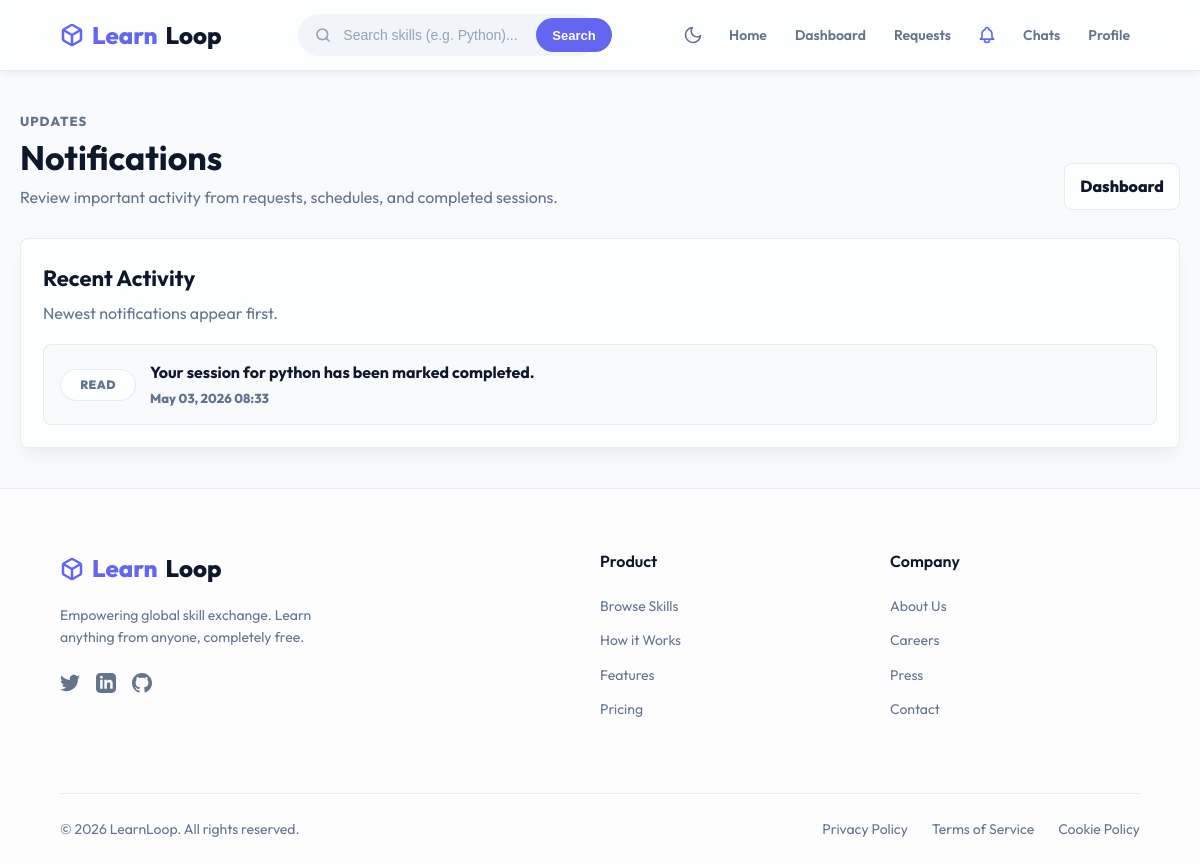
The page /notifications/ (signed in) on the database its author committed.
### core/models.py (models this page shows, shortened)
class Notification(models.Model):
    user = models.ForeignKey(User, on_delete=models.CASCADE, related_name='notifications')
    message = models.TextField()
    is_read = models.BooleanField(default=False)
    created_at = models.DateTimeField(auto_now_add=True)
    class Meta:
        ordering = ['-created_at']

### core/views.py (the view)
# urls.py: path('notifications/', views.notifications_view, name='notifications'),
@login_required
def notifications_view(request):
    notifications = Notification.objects.filter(user=request.user).order_by('-created_at')
    unread_notifications_count = notifications.filter(is_read=False).count()
    read_notifications_count = notifications.filter(is_read=True).count()
    return render(request, 'notifications.html', {
        'notifications': notifications,
        'unread_notifications_count': unread_notifications_count,
        'read_notifications_count': read_notifications_count,
    })

### core/context_processors.py (called while the page is built)
def unread_notifications(request):
    if not request.user.is_authenticated:
        return {
            'navbar_unread_notifications_count': 0,
            'navbar_unread_messages_count': 0,
        }
    return {
        'navbar_unread_notifications_count': Notification.objects.filter(
            user=request.user,
            is_read=False,
        ).count(),
        'navbar_unread_messages_count': Message.objects.filter(
            receiver=request.user,
            is_read=False,
        ).count(),
    }

### core/templates/notifications.html (shortened to what this page needs)
{% extends 'base.html' %}
{% load static %}
{% block extra_css %}
<link rel="stylesheet" href="{% static 'core/css/notifications.css' %}">
{% endblock %}
{% block content %}
<div class="notifications-page">
    <header class="notifications-header">
        <div>
            <p class="eyebrow">Updates</p>
            <h1>Notifications</h1>
            <p>Review important activity from requests, schedules, and completed sessions.</p>
        </div>
        <div class="header-actions">
            <a href="/dashboard/" class="secondary-link">Dashboard</a>
        </div>
    </header>
    <section class="notifications-panel">
        <div class="panel-heading">
            <div>
                <h2>Recent Activity</h2>
                <p>Newest notifications appear first{% if unread_notifications_count %}. {{ unread_notifications_count }} unread{% endif %}.</p>
            </div>
        </div>
        <div class="notification-list">
            {% for notification in notifications %}
            <article class="notification-card {% if not notification.is_read %}unread{% endif %}">
                <div class="notification-marker">
                    {% if notification.is_read %}Read{% else %}New{% endif %}
                </div>
                <div class="notification-content">
                    <h3>{{ notification.message }}</h3>
                    <p>{{ notification.created_at|date:"M d, Y H:i" }}</p>
                </div>
            </article>
            {% empty %}
            <div class="empty-state">
                <h3>No notifications yet</h3>
                <p>When something important happens, it will appear here.</p>
            </div>
            {% endfor %}
        </div>
    </section>
</div>
{% endblock %}

### core/static/core/css/base.css (style rules this page uses)
:root { --primary: #6366f1; --primary-hover: #4f46e5; --bg-color: #f8fafc; --text-main: #0f172a; --text-muted: #64748b; --border-color: rgba(226, 232, 240, 0.8); --card-bg: rgba(255, 255, 255, 0.7); --nav-bg: rgba(255, 255, 255, 0.75); --radius-md: 12px; --radius-lg: 20px; --shadow-sm: 0 4px 6px -1px rgba(0, 0, 0, 0.05); --shadow-md: 0 10px 15px -3px rgba(0, 0, 0, 0.05), 0 4px 6px -2px rgba(0, 0, 0, 0.025); --shadow-lg: 0 20px 25px -5px rgba(0, 0, 0, 0.1), 0 10px 10px -5px rgba(0, 0, 0, 0.04); }
* { box-sizing: border-box; margin: 0; padding: 0; }
body { font-family: 'Outfit', 'Inter', -apple-system, BlinkMacSystemFont, 'Segoe UI', Roboto, Helvetica, Arial, sans-serif; background-color: var(--bg-color); color: var(--text-main); line-height: 1.6; min-height: 100vh; display: flex; flex-direction: column; }

### core/static/core/css/notifications.css (style rules this page uses)
.notifications-page { display: flex; flex-direction: column; gap: 28px; animation: notificationsFadeUp 0.35s ease-out both; }
.notifications-header { display: flex; justify-content: space-between; align-items: flex-end; gap: 24px; }
.eyebrow { color: var(--primary); font-size: 13px; font-weight: 800; letter-spacing: 0.08em; text-transform: uppercase; margin-bottom: 6px; }
.notifications-header h1 { color: var(--text-main); font-size: 34px; line-height: 1.15; margin-bottom: 8px; }
.notifications-header p { color: var(--text-muted); max-width: 680px; }
.header-actions { display: flex; gap: 10px; align-items: center; flex-wrap: wrap; justify-content: flex-end; }
.secondary-link, .primary-action { min-height: 42px; display: inline-flex; align-items: center; justify-content: center; border-radius: 8px; padding: 10px 15px; font-weight: 800; text-decoration: none; border: 1px solid transparent; transition: transform 0.2s ease, background 0.2s ease, border-color 0.2s ease, color 0.2s ease; }
.secondary-link { color: var(--text-main); background: var(--card-bg); border-color: var(--border-color); }
.notifications-panel { background: var(--card-bg); border: 1px solid var(--border-color); border-radius: 8px; box-shadow: var(--shadow-md); }
.notifications-panel { padding: 22px; }
.panel-heading { margin-bottom: 18px; }
.panel-heading h2 { color: var(--text-main); font-size: 22px; margin-bottom: 4px; }
.panel-heading p { color: var(--text-muted); }
.notification-list { display: flex; flex-direction: column; gap: 12px; }
.notification-card { display: grid; grid-template-columns: 76px minmax(0, 1fr) auto; gap: 14px; align-items: center; background: var(--bg-color); border: 1px solid var(--border-color); border-radius: 8px; padding: 16px; transition: transform 0.2s ease, box-shadow 0.2s ease, border-color 0.2s ease; }
.notification-marker { min-height: 32px; display: inline-flex; align-items: center; justify-content: center; border-radius: 999px; background: var(--card-bg); border: 1px solid var(--border-color); color: var(--text-muted); font-size: 12px; font-weight: 900; text-transform: uppercase; letter-spacing: 0.04em; }
.notification-content h3 { color: var(--text-main); font-size: 16px; line-height: 1.4; overflow-wrap: anywhere; }
.notification-content p { color: var(--text-muted); font-size: 13px; font-weight: 800; margin-top: 4px; }

### rows shown on the page
Notification: is_read "READ", message "Your session for python has been marked completed.", created_at "May 03, 2026 08:33"
